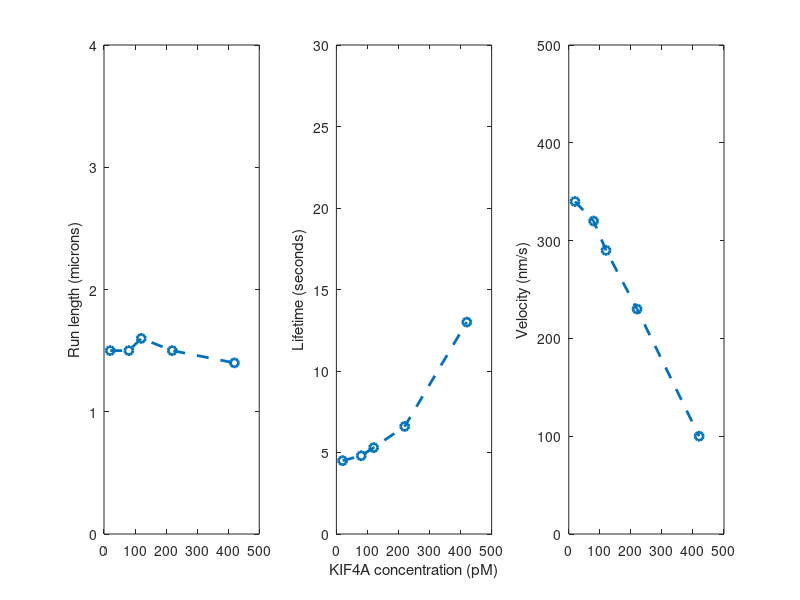

Source code (MATLAB):
concentrations = [20,80,120,220,420];
runlengths = [1.5, 1.5, 1.6, 1.5, 1.4];
lifetimes = [4.5, 4.8, 5.3, 6.6, 13.0];
velocities = [340, 320, 290, 230, 100];

subplot(1, 3, 1)
plot(concentrations, runlengths, '--o','LineWidth', 2);
ylabel('Run length (microns)');
ylim([0 4]);
%xlabel('KIF4A concentration (pM)');
subplot(1, 3, 2)
plot(concentrations, lifetimes, '--o', 'LineWidth', 2);
ylabel('Lifetime (seconds)');
ylim([0 30]);
xlabel('KIF4A concentration (pM)');
subplot(1, 3, 3)
plot(concentrations, velocities, '--o', 'LineWidth', 2);
ylabel('Velocity (nm/s)');
ylim([0 500]);
%xlabel('KIF4A concentration (pM)');
